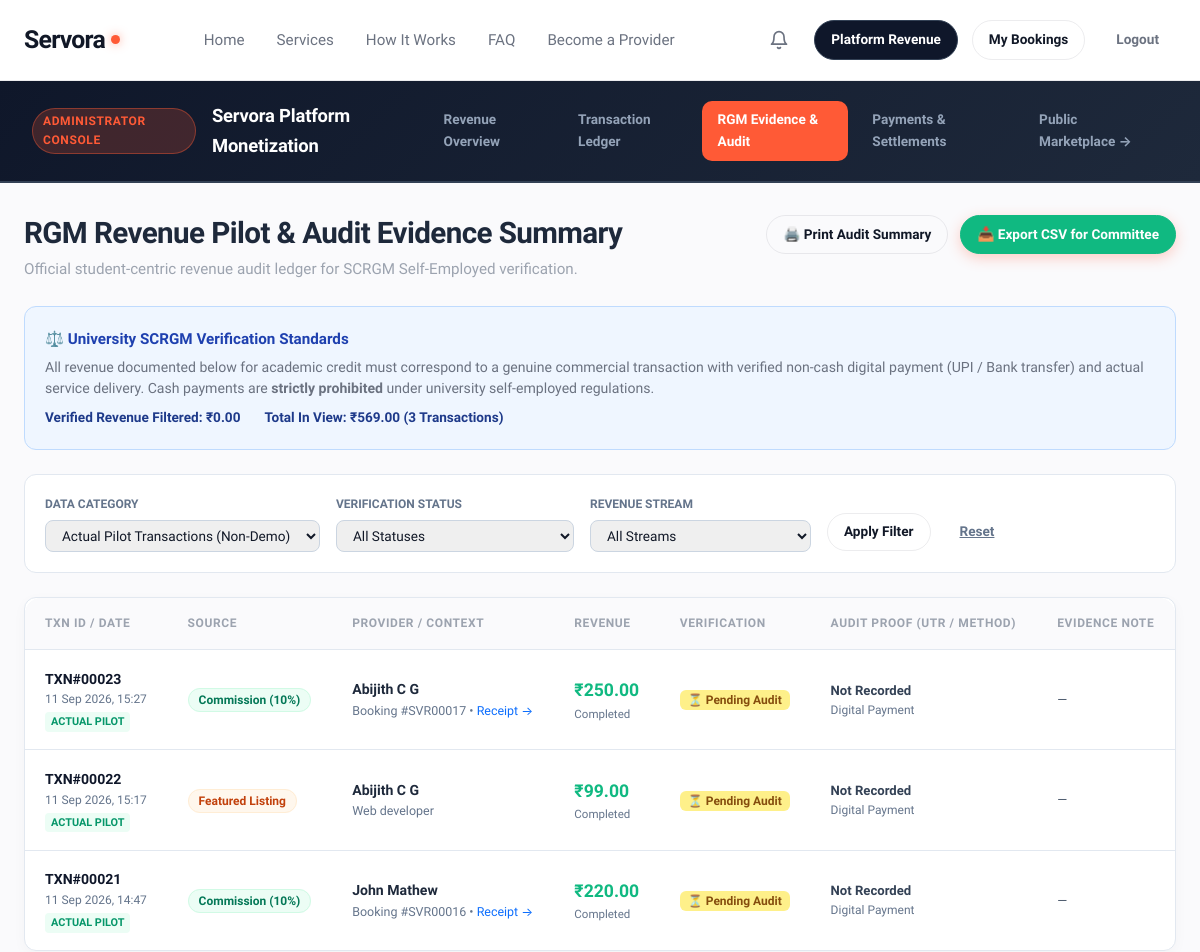
/platform/revenue/evidence/ (signed in, upper part), run on an earlier commit of the app's database.
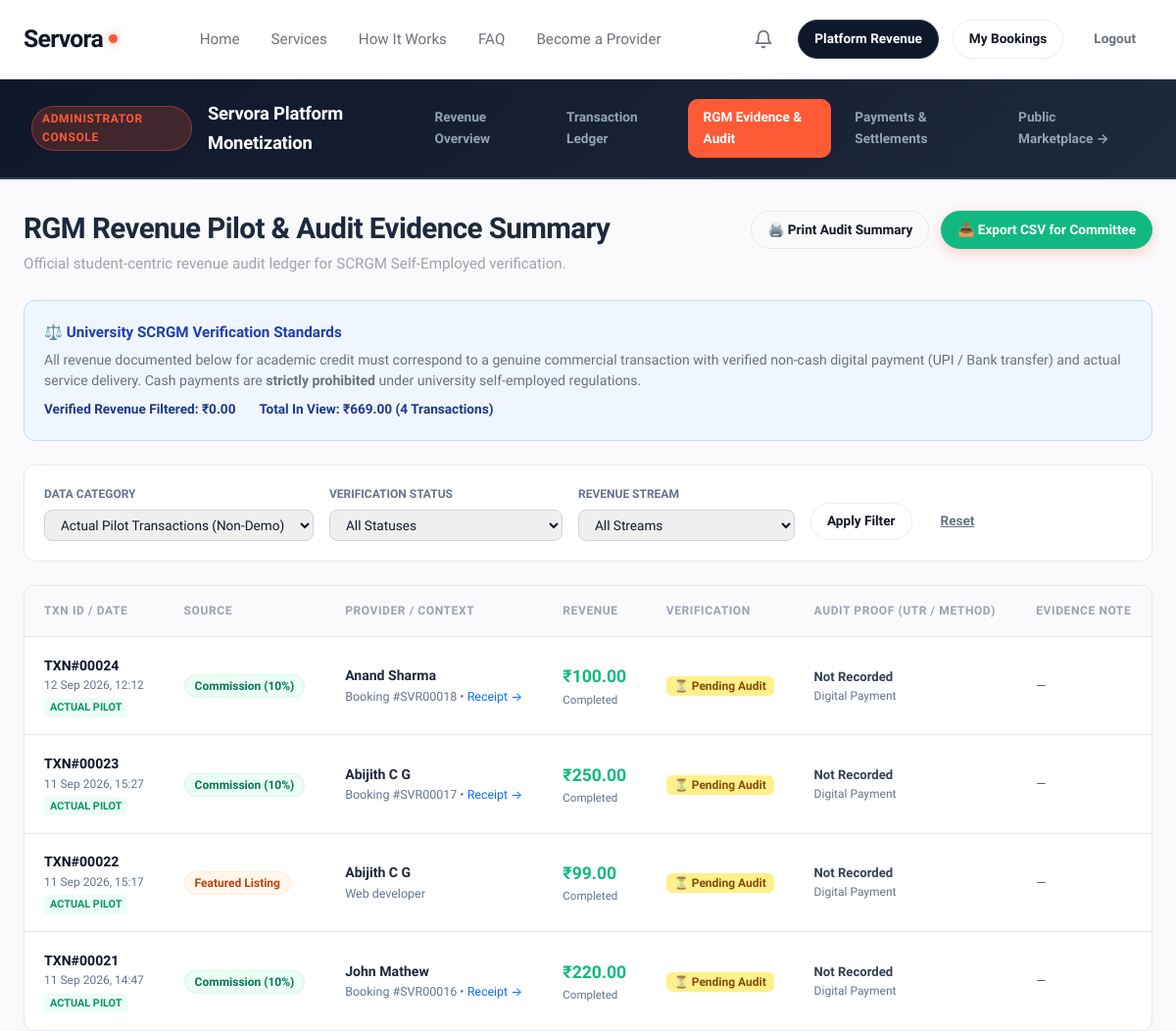
And on a later commit of the database.
### services/models.py (models this page shows, shortened)
class RevenueTransaction(models.Model):
    REVENUE_TYPES = (
        ('commission', 'Booking Commission'),
        ('subscription', 'Pro Subscription'),
        ('featured', 'Featured Service Listing'),
    )
    STATUS_CHOICES = (
        ('completed', 'Completed'),
        ('pending', 'Pending'),
        ('failed', 'Failed'),
    )
    VERIFICATION_STATUS_CHOICES = (
        ('pending', 'Pending Verification'),
        ('verified', 'Verified'),
        ('rejected', 'Rejected'),
    )
    PAYMENT_METHOD_CHOICES = (
        ('upi', 'UPI / QR Transfer'),
        ('bank_transfer', 'Bank IMPS/NEFT'),
        ('card', 'Debit / Credit Card'),
        ('other', 'Other Digital Payment'),
        ('cash', 'Cash (Ineligible for RGM)'),
    )
    revenue_type = models.CharField(max_length=20, choices=REVENUE_TYPES)
    amount = models.DecimalField(max_digits=10, decimal_places=2)
    provider = models.ForeignKey(UserProfile, on_delete=models.CASCADE, related_name='revenue_transactions')
    booking = models.ForeignKey(Booking, on_delete=models.SET_NULL, null=True, blank=True, related_name='revenue_transactions')
    service = models.ForeignKey(Service, on_delete=models.SET_NULL, null=True, blank=True, related_name='revenue_transactions')
    description = models.CharField(max_length=255)
    status = models.CharField(max_length=20, choices=STATUS_CHOICES, default='completed')
    is_demo = models.BooleanField(
        default=False,
        help_text="True if synthetic demonstration/seed transaction; False if genuine pilot record."
    )
    verification_status = models.CharField(
        max_length=20,
        choices=VERIFICATION_STATUS_CHOICES,
        default='pending',
        help_text="Administrative audit verification state."
    )
    transaction_reference = models.CharField(
        max_length=100,
        blank=True,
        null=True,
        help_text="Bank/UPI UTR or transfer reference number."
    )
    payment_method = models.CharField(
        max_length=30,
        blank=True,
        null=True,
        choices=PAYMENT_METHOD_CHOICES,
        help_text="Actual electronic payment method used."
    )
    payment_date = models.DateField(
        null=True,
        blank=True,
        help_text="Date genuine payment was credited in bank/account."
    )
    has_evidence = models.BooleanField(
        default=False,
        help_text="True if external proof (bank statement, customer receipt) has been inspected."
    )
    evidence_note = models.TextField(
        blank=True,
        help_text="Auditor notes regarding banking reference, invoice, or screenshot verification."
    )
    created_at = models.DateTimeField(auto_now_add=True)
    class Meta:
        ordering = ['-created_at']
        constraints = [
            models.UniqueConstraint(
                fields=['revenue_type', 'booking'],
                condition=models.Q(revenue_type='commission', booking__isnull=False),
                name='unique_commission_per_booking'
            )
        ]

class Booking(models.Model):
    STATUS_CHOICES = (
        ('pending', 'Pending Approval'),
        ('accepted', 'Accepted / In Progress'),
        ('completed', 'Completed'),
        ('declined', 'Declined'),
        ('cancelled', 'Cancelled'),
    )
    PAYMENT_STATUS_CHOICES = (
        ('unpaid', 'Unpaid'),
        ('pending', 'Payment Pending'),
        ('paid', 'Paid'),
        ('failed', 'Payment Failed'),
        ('refunded', 'Refunded'),
    )
    service = models.ForeignKey(Service, on_delete=models.CASCADE, related_name='bookings')
    customer = models.ForeignKey(User, on_delete=models.CASCADE, related_name='bookings')
    booking_date = models.DateField()
    booking_time = models.TimeField()
    status = models.CharField(max_length=20, choices=STATUS_CHOICES, default='pending')
    payment_status = models.CharField(
        max_length=20,
        choices=PAYMENT_STATUS_CHOICES,
        default='unpaid',
        help_text="Financial settlement status of the customer booking."
    )
    service_amount = models.DecimalField(
        max_digits=10,
        decimal_places=2,
        default=Decimal('0.00'),
        help_text="Base price for the agreed service."
    )
    materials_amount = models.DecimalField(
        max_digits=10,
        decimal_places=2,
        default=Decimal('0.00'),
        help_text="Total approved physical materials and parts reimbursement."
    )
    final_amount = models.DecimalField(
        max_digits=10,
        decimal_places=2,
        default=Decimal('0.00'),
        help_text="Final payable total locked after materials approval (service + materials)."
    )
    total_amount = models.DecimalField(max_digits=10, decimal_places=2)
    commission_rate = models.DecimalField(
        max_digits=5,
        decimal_places=2,
        default=10.00,
        help_text="Platform commission percentage (default 10%)"
    )
    commission_amount = models.DecimalField(
        max_digits=10,
        decimal_places=2,
        default=0.00,
        help_text="Calculated platform revenue earned on completion (10% of service charge)"
    )
    address = models.TextField(blank=True, default='')
    notes = models.TextField(blank=True, default='')
    created_at = models.DateTimeField(auto_now_add=True)
    class Meta:
        ordering = ['-created_at']

class Service(models.Model):
    provider = models.ForeignKey(UserProfile, on_delete=models.CASCADE, related_name='services')
    category = models.ForeignKey(Category, on_delete=models.CASCADE, related_name='services')
    title = models.CharField(max_length=200)
    slug = models.SlugField(max_length=220, unique=True, blank=True)
    description = models.TextField()
    price = models.DecimalField(max_digits=10, decimal_places=2, help_text="Starting price in INR (₹)")
    duration_estimate = models.CharField(max_length=100, default='1-2 hours')
    location = models.CharField(max_length=120, default='Kannur')
    image = models.ImageField(upload_to='services/', blank=True, null=True)
    is_active = models.BooleanField(default=True)
    is_featured = models.BooleanField(default=False)
    created_at = models.DateTimeField(auto_now_add=True)
    updated_at = models.DateTimeField(auto_now=True)
    class Meta:
        ordering = ['-is_featured', '-created_at']

### users/models.py (models this page shows, shortened)
class UserProfile(models.Model):
    ROLE_CHOICES = (
        ('customer', 'Customer / Homeowner'),
        ('provider', 'Service Provider / Professional'),
    )
    user = models.OneToOneField(User, on_delete=models.CASCADE, related_name='profile')
    role = models.CharField(max_length=20, choices=ROLE_CHOICES, default='customer')
    phone = models.CharField(max_length=20, blank=True, default='')
    city = models.CharField(max_length=100, blank=True, default='Kannur')
    address = models.TextField(blank=True, default='')
    bio = models.TextField(blank=True, default='')
    is_verified = models.BooleanField(default=False, help_text="Designates whether this provider has been verified.")
    avatar = models.ImageField(upload_to='profiles/', blank=True, null=True)
    PAYOUT_STATUS_CHOICES = (
        ('not_configured', 'Not Configured'),
        ('configured', 'Configured'),
        ('verification_required', 'Verification Required'),
        ('ready', 'Ready for Payout'),
    )
    PAYOUT_PREFERENCE_CHOICES = (
        ('upi', 'UPI Transfer'),
        ('bank', 'Bank Transfer'),
    )
    payout_upi_id = models.CharField(
        max_length=100,
        blank=True,
        default='',
        help_text="Private provider UPI ID for electronic settlement disbursements."
    )
    payout_upi_name = models.CharField(
        max_length=150,
        blank=True,
        default='',
        help_text="Beneficiary name associated with UPI ID."
    )
    payout_preference = models.CharField(
        max_length=30,
        choices=PAYOUT_PREFERENCE_CHOICES,
        default='upi'
    )
    payout_status = models.CharField(
        max_length=30,
        choices=PAYOUT_STATUS_CHOICES,
        default='not_configured'
    )
    created_at = models.DateTimeField(auto_now_add=True)
    @property
    def is_provider(self):
        return self.role == 'provider'

### services/views.py (the view, shortened to what this page needs)
# urls.py: path('platform/revenue/evidence/', views.platform_revenue_evidence_view, name='platform_revenue_evidence'),
@admin_required
def platform_revenue_evidence_view(request):
    data_filter = request.GET.get('data', 'actual').lower()  # 'actual' (is_demo=False), 'demo', 'all'
    verif_filter = request.GET.get('verification', 'all').lower()
    type_filter = request.GET.get('type', 'all').lower()
    queryset = RevenueTransaction.objects.all().select_related(
        'provider', 'provider__user', 'booking', 'service', 'booking__customer'
    ).order_by('-created_at')
    if data_filter == 'actual':
        queryset = queryset.filter(is_demo=False)
    elif data_filter == 'demo':
        queryset = queryset.filter(is_demo=True)
    else:
        data_filter = 'all'
    if verif_filter in ['verified', 'pending', 'rejected']:
        queryset = queryset.filter(verification_status=verif_filter)
    else:
        verif_filter = 'all'
    if type_filter in ['commission', 'subscription', 'featured']:
        queryset = queryset.filter(revenue_type=type_filter)
    else:
        type_filter = 'all'
    total_amount = queryset.filter(status='completed').aggregate(total=Sum('amount'))['total'] or Decimal('0.00')
    verified_sum = queryset.filter(
        status='completed',
        is_demo=False,
        verification_status='verified',
        has_evidence=True
    ).exclude(
        Q(transaction_reference__isnull=True) | Q(transaction_reference__exact='')
    ).aggregate(total=Sum('amount'))['total'] or Decimal('0.00')
    return render(request, 'platform/evidence.html', {
        'transactions': queryset,
        'total_amount': total_amount,
        'verified_sum': verified_sum,
        'data_filter': data_filter,
        'verif_filter': verif_filter,
        'type_filter': type_filter,
        'total_count': queryset.count(),
        'active_tab': 'evidence',
    })

### services/context_processors.py (called while the page is built)
def notifications_context(request):
    if request.user.is_authenticated:
        user_notifications = Notification.objects.filter(recipient=request.user)
        unread_count = user_notifications.filter(is_read=False).count()
        recent = user_notifications[:5]
        return {
            'unread_notifications_count': unread_count,
            'recent_notifications': recent,
        }
    return {
        'unread_notifications_count': 0,
        'recent_notifications': [],
    }

### templates/platform/evidence.html (shortened to what the changed rows need)
{% extends "platform/base_platform.html" %}
{% block platform_content %}
<div class="provider-topbar" style="margin-bottom: 1.5rem;">
  <div class="provider-greeting">
    <h1>RGM Revenue Pilot & Audit Evidence Summary</h1>
  </div>
</div>
<div style="background: #EFF6FF; border: 1px solid #BFDBFE; border-radius: 12px; padding: 1.25rem; margin-bottom: 1.5rem; font-size: 0.88rem; color: #1E40AF;">
  <div style="display: flex; gap: 1.5rem; font-weight: 700; font-size: 0.85rem; color: #1E3A8A;">
    <span>Verified Revenue Filtered: ₹{{ verified_sum|floatformat:2 }}</span>
    <span>Total In View: ₹{{ total_amount|floatformat:2 }} ({{ total_count }} Transactions)</span>
  </div>
</div>
<div class="dashboard-card" style="padding: 0; overflow: hidden; border: 1px solid #E2E8F0; border-radius: 12px;">
  {% if transactions %}
    <div class="provider-table-wrapper" style="border: none;">
      <table class="provider-table">
        <thead>
          <tr style="background: #F8FAFC;">
            <th>Txn ID / Date</th>
            <th>Source</th>
            <th>Provider / Context</th>
            <th>Revenue</th>
            <th>Verification</th>
            <th>Audit Proof (UTR / Method)</th>
            <th>Evidence Note</th>
          </tr>
        </thead>
        <tbody>
          {% for tx in transactions %}
            <tr style="{% if tx.is_demo %}opacity: 0.85; background: #FAFAFA;{% endif %}">
              <td>
                <div style="font-weight: 700; color: #0F172A;">TXN#{{ tx.id|stringformat:"05d" }}</div>
                <div style="font-size: 0.75rem; color: #64748B;">{{ tx.created_at|date:"d M Y, H:i" }}</div>
                {% if tx.is_demo %}
                  <span style="display: inline-block; margin-top: 3px; font-size: 0.68rem; font-weight: 800; background: #F1F5F9; color: #64748B; padding: 1px 6px; border-radius: 4px;">
                    DEMO DATA
                  </span>
                {% else %}
                  <span style="display: inline-block; margin-top: 3px; font-size: 0.68rem; font-weight: 800; background: #ECFDF5; color: #059669; padding: 1px 6px; border-radius: 4px;">
                    ACTUAL PILOT
                  </span>
                {% endif %}
              </td>
              <td>
                {% if tx.revenue_type == 'commission' %}
                  <span class="badge-status-completed" style="font-size: 0.75rem;">Commission (10%)</span>
                {% elif tx.revenue_type == 'subscription' %}
                  <span class="badge-status-accepted" style="font-size: 0.75rem;">Pro Subscription</span>
                {% elif tx.revenue_type == 'featured' %}
                  <span class="badge-status-pending" style="font-size: 0.75rem;">Featured Listing</span>
                {% endif %}
              </td>
              <td>
                <div style="font-weight: 700; color: #1E293B;">{{ tx.provider.user.get_full_name|default:tx.provider.user.username }}</div>
                <div style="font-size: 0.78rem; color: #64748B;">
                  {% if tx.booking %}
                    Booking #SVR{{ tx.booking.id|stringformat:"05d" }}
                    {% if tx.booking.status == 'completed' %}
                      • <a href="{% url 'booking_receipt' tx.booking.id %}" target="_blank" style="color: #0D6EFD;">Receipt &rarr;</a>
                    {% endif %}
                  {% elif tx.service %}
                    {{ tx.service.title|truncatechars:28 }}
                  {% else %}
                    Pro Membership
                  {% endif %}
                </div>
              </td>
              <td>
                <div style="font-size: 1.1rem; font-weight: 800; color: #10B981;">
                  ₹{{ tx.amount|floatformat:2 }}
                </div>
                <div style="font-size: 0.72rem; color: #64748B;">
                  {{ tx.get_status_display }}
                </div>
              </td>
              <td>
                {% if tx.verification_status == 'verified' %}
                  <span style="background: #DEF7EC; color: #03543F; font-size: 0.75rem; font-weight: 700; padding: 3px 8px; border-radius: 6px; display: inline-flex; align-items: center; gap: 3px;">
                    ✓ Verified
                  </span>
                {% elif tx.verification_status == 'pending' %}
                  <span style="background: #FEF08A; color: #854D0E; font-size: 0.75rem; font-weight: 700; padding: 3px 8px; border-radius: 6px;">
                    ⏳ Pending Audit
                  </span>
                {% else %}
                  <span style="background: #FEE2E2; color: #991B1B; font-size: 0.75rem; font-weight: 700; padding: 3px 8px; border-radius: 6px;">
                    ✕ Rejected
                  </span>
                {% endif %}
              </td>
              <td>
                <div style="font-weight: 600; font-size: 0.82rem; color: #334155;">
                  {{ tx.transaction_reference|default:"Not Recorded" }}
                </div>
                <div style="font-size: 0.75rem; color: #64748B;">
                  {{ tx.get_payment_method_display|default:"Digital Payment" }}
                </div>
              </td>
              <td>
                <div style="font-size: 0.8rem; color: #475569; max-width: 240px; line-height: 1.4;">
                  {{ tx.evidence_note|default:"—" }}
                </div>
              </td>
            </tr>
          {% endfor %}
        </tbody>
      </table>
    </div>
  {% else %}
    <div style="text-align: center; padding: 3rem 1.5rem; color: #94A3B8;">
      <p style="font-size: 1rem; font-weight: 600; margin: 0;">No transactions match the selected filter criteria.</p>
    </div>
  {% endif %}
</div>
{% endblock %}

What changed in the data, as far as the page shows it:
added RevenueTransaction: id "00024", created_at "12 Sep 2026, 12:12", is_demo "ACTUAL PILOT", revenue_type "Commission (10%)", provider.user.get_full_name "Anand Sharma", booking.id "00018", shows "Receipt →", amount "100.00", status "Completed", verification_status "⏳ Pending Audit", transaction_reference "Not Recorded", payment_method "Digital Payment", evidence_note "—"
Also different on the page:
{{ total_amount|floatformat:2 }}: "569.00" → "669.00"
{{ total_count }}: "3" → "4"
